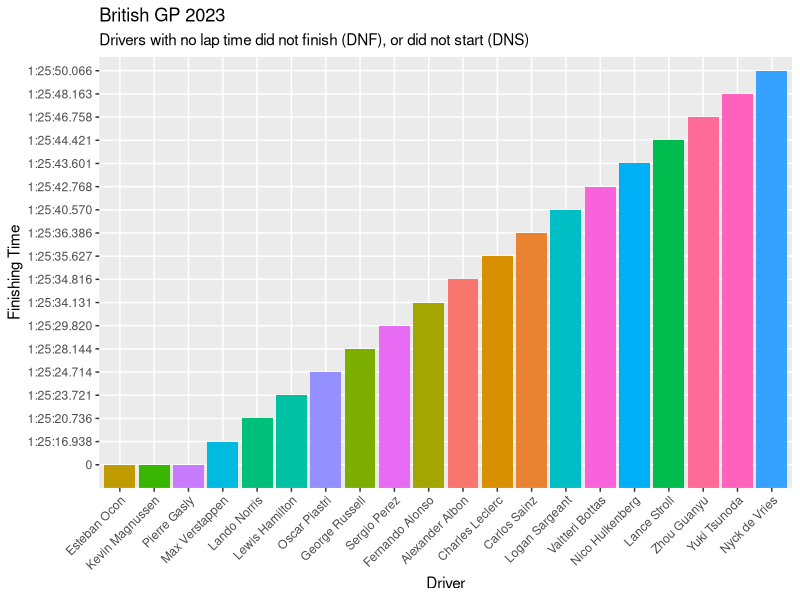

Source code (R):
## ---- chunk 1
#|label: setup
#|message: false

suppressPackageStartupMessages({
  library(tidyverse)
  library(dplyr)
  library(ggplot2)
  })
## ---- chunk 2
#|label: British tibble
British <- tibble(
  Position = c(1, 2, 3, 4, 5, 6, 7, 8, 9, 10, 11, 12, 13, 14, 15, 16, 17, 18, 19, 20),
  Driver = c("Max Verstappen", "Lando Norris", "Lewis Hamilton", "Oscar Piastri", "George Russell", "Sergio Perez", "Fernando Alonso", "Alexander Albon", "Charles Leclerc", "Carlos Sainz", "Logan Sargeant", "Valtteri Bottas", "Nico Hulkenberg", "Lance Stroll", "Zhou Guanyu", "Yuki Tsunoda", "Nyck de Vries", "Pierre Gasly", "Kevin Magnussen", "Esteban Ocon"),
  Team = c("Red Bull Racing", "McLaren", "Mercedes", "McLaren", "Mercedes", "Red Bull Racing", "Aston Martin", "Williams", "Ferrari", "Ferrari", "Williams", "Alfa Romeo", "Haas", "Aston Martin", "Alfa Romeo", "RB", "RB", "Alpine", "Haas", "Alpine"),
  Laps = c(52, 52, 52, 52, 52, 52, 52, 52, 52, 52, 52, 52, 52, 52, 52, 52, 52, 46, 31, 19),
  Time_Retired = c("1:25:16.938", "1:25:20.736", "1:25:23.721", "1:25:24.714", "1:25:28.144", "1:25:29.820", "1:25:34.131", "1:25:34.816", "1:25:35.627", "1:25:36.386", "1:25:40.570", "1:25:42.768", "1:25:43.601", "1:25:44.421", "1:25:46.758", "1:25:48.163", "1:25:50.066", "DNF", "DNF", "DNF"),
  Gap = c(NA, "+3.798s", "+6.783s", "+7.776s", "+11.206s", "+12.882s", "+17.193s", "+17.878s", "+18.689s", "+19.448s", "+23.632s", "+25.830s", "+26.663s", "+27.483s", "+29.820s", "+31.225s", "+33.128s", "DNF", "DNF", "DNF"),
    Points = c(26, 18, 15, 12, 10, 8, 6, 4, 2, 1, 0, 0, 0, 0, 0, 0, 0, 0, 0, 0),
  Speed_mph = c(133.9, 133.7, 133.7, 133.6, 133.5, 133.5, 133.4, 133.4, 133.4, 133.3, 133.2, 133.2, 133.2, 133.1, 133.1, 133.0, 133.0, 130.1, 139.0, 138.2)
)

British$Time_Retired[British$Time_Retired == "DNF"] <- 0
British$Gap[British$Gap == "0s"] <- NA
British <- British %>%
  arrange(Time_Retired)
## ---- chunk 3
#|label: British plot
ggplot(British, aes(x = fct_reorder(Driver, Time_Retired), y = Time_Retired, fill = Driver)) +
  geom_bar(stat = "identity") +
  labs(title = "British GP 2023",
       subtitle = "Drivers with no lap time did not finish (DNF), or did not start (DNS)",
       x = "Driver",
       y = "Finishing Time",
       color = NA) +
  guides(fill = FALSE) +
  theme(axis.text.x = element_text(angle = 45, hjust = 1))
